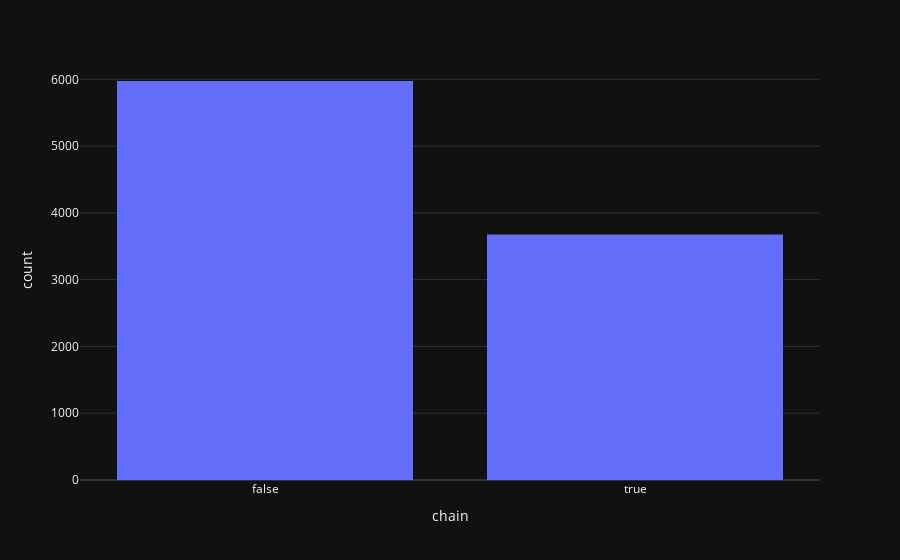

The notebook cell this image was saved under:
### Markdown cell above
### Tipos de estabelecimentos
A maior parte dos estabelecimentos são Restaurant, e poucos são delivery.

### Code cell
px.histogram(df, x='chain',template='plotly_dark')

### Figure 1 — Plotly figure (JSON) as saved in the notebook; plotly's stock layout.template omitted (floating-point values rounded to 4 significant figures; data arrays with more than 128 entries replaced by an {"elided": "..."} marker saying what was removed)
{"data": [{"bingroup": "x", "hovertemplate": "chain=%{x}<br>count=%{y}<extra></extra>", "legendgroup": "", "marker": {"color": "#636efa", "pattern": {"shape": ""}}, "name": "", "orientation": "v", "showlegend": false, "type": "histogram", "x": {"elided": "9650 bool values"}, "xaxis": "x", "yaxis": "y"}], "layout": {"barmode": "relative", "legend": {"tracegroupgap": 0}, "margin": {"t": 60}, "xaxis": {"anchor": "y", "domain": [0, 1], "title": {"text": "chain"}}, "yaxis": {"anchor": "x", "domain": [0, 1], "title": {"text": "count"}}}}
